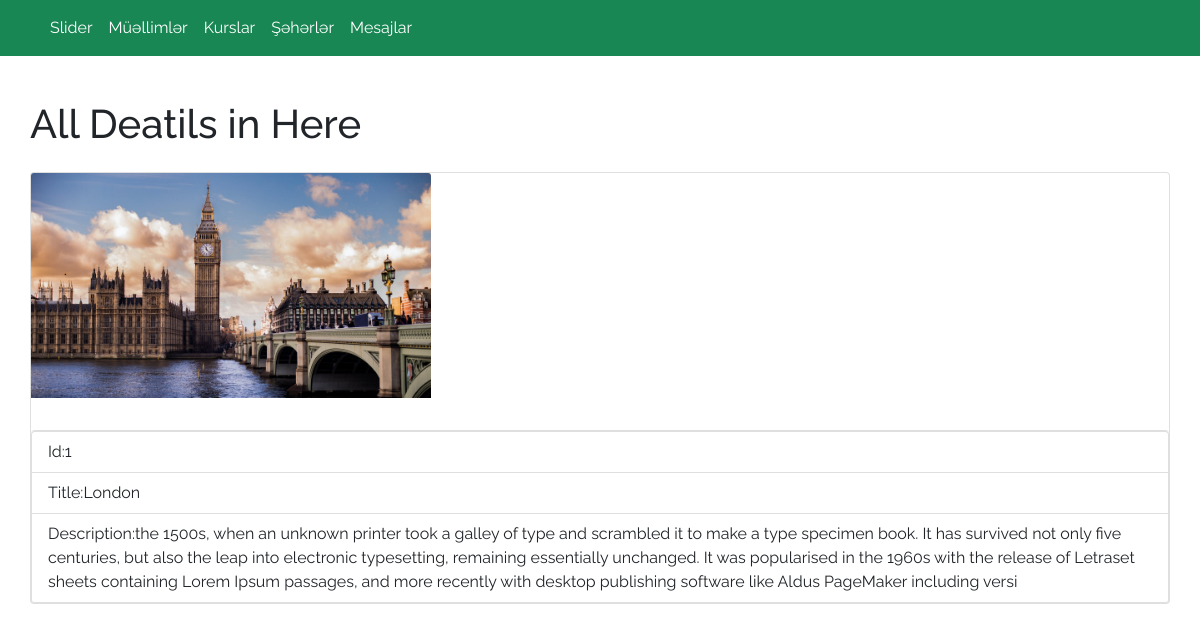
The page /admin/cities/detail/1 on the database its author committed.
### app.py (models this page shows)
class Cities(db.Model):
    id=db.Column(db.Integer,primary_key=True)
    img=db.Column(db.String(100))
    title=db.Column(db.String(100))
    desc=db.Column(db.Text)

### app.py (the view)
@app.route('/admin/cities/detail/<id>')
def citiesDetail(id):
    citiesdetail=Cities.query.get(id)
    return render_template('admin/city_detail.html',citiesdetail=citiesdetail)

### templates/admin/city_detail.html
{% extends 'admin/layout.html' %}
{% block content %}
<div class="container" style="padding: 20px 0px;">
  <div class="row">
      <div class="col-12">
          <h1 class="my-4">All Deatils in Here</h1>
          <div class="card" >
              <img class="card-img-top"style="width: 25rem; height:auto" src="/static/uploads/{{citiesdetail.img}}" alt="">
              <div class="card-body">
          </div>
          <ul class="list-group">
              <li class="list-group-item">Id:{{citiesdetail.id}}</li>
              <li class="list-group-item">Title:{{citiesdetail.title}}</li>
              <li class="list-group-item">Description:{{citiesdetail.desc}}</li>
          </ul>
</div>
{% endblock %}

### templates/admin/layout.html (style rules this page uses)
body { font-family: 'Raleway', sans-serif; }

### rows shown on the page
Cities: img (picture), id "1", title "London", desc "the 1500s, when an unknown printer took a galley of type and scrambled it to make a type specimen book. It has survived not only five centuries, but also the leap into electronic typesetting, remaining essentially unchanged. It was popularised in the 1960s with the release of Letraset sheets containing Lorem Ipsum passages, and more recently with desktop publishing software like Aldus PageMaker including versi"
